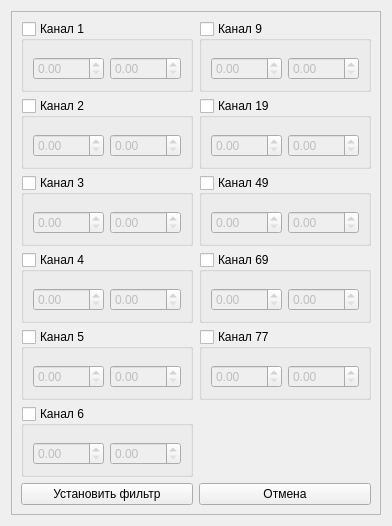
<?xml version="1.0" encoding="UTF-8"?>
<ui version="4.0">
 <class>IntervalWindow</class>
 <widget class="QWidget" name="IntervalWindow">
  <property name="geometry">
   <rect>
    <x>0</x>
    <y>0</y>
    <width>356</width>
    <height>457</height>
   </rect>
  </property>
  <property name="windowTitle">
   <string>Диапазон значений</string>
  </property>
  <layout class="QGridLayout" name="gridLayout">
   <item row="0" column="0">
    <widget class="QFrame" name="frame">
     <property name="frameShape">
      <enum>QFrame::StyledPanel</enum>
     </property>
     <property name="frameShadow">
      <enum>QFrame::Raised</enum>
     </property>
     <layout class="QGridLayout" name="gridLayout_4">
      <item row="2" column="1">
       <widget class="QGroupBox" name="groupBox_9">
        <property name="sizePolicy">
         <sizepolicy hsizetype="Preferred" vsizetype="Fixed">
          <horstretch>0</horstretch>
          <verstretch>0</verstretch>
         </sizepolicy>
        </property>
        <property name="title">
         <string>Канал 49</string>
        </property>
        <property name="checkable">
         <bool>true</bool>
        </property>
        <property name="checked">
         <bool>false</bool>
        </property>
        <layout class="QHBoxLayout" name="horizontalLayout_3">
         <property name="topMargin">
          <number>16</number>
         </property>
         <item>
          <widget class="QDoubleSpinBox" name="doubleSpinBox_18">
           <property name="maximum">
            <double>1000.000000000000000</double>
           </property>
          </widget>
         </item>
         <item>
          <widget class="QDoubleSpinBox" name="doubleSpinBox_17">
           <property name="maximum">
            <double>1000.000000000000000</double>
           </property>
          </widget>
         </item>
        </layout>
       </widget>
      </item>
      <item row="3" column="1">
       <widget class="QGroupBox" name="groupBox_10">
        <property name="sizePolicy">
         <sizepolicy hsizetype="Preferred" vsizetype="Fixed">
          <horstretch>0</horstretch>
          <verstretch>0</verstretch>
         </sizepolicy>
        </property>
        <property name="title">
         <string>Канал 69</string>
        </property>
        <property name="checkable">
         <bool>true</bool>
        </property>
        <property name="checked">
         <bool>false</bool>
        </property>
        <layout class="QGridLayout" name="gridLayout_3">
         <property name="topMargin">
          <number>16</number>
         </property>
         <item row="0" column="0">
          <widget class="QDoubleSpinBox" name="doubleSpinBox_19">
           <property name="maximum">
            <double>1000.000000000000000</double>
           </property>
          </widget>
         </item>
         <item row="0" column="1">
          <widget class="QDoubleSpinBox" name="doubleSpinBox_20">
           <property name="maximum">
            <double>1000.000000000000000</double>
           </property>
          </widget>
         </item>
        </layout>
       </widget>
      </item>
      <item row="7" column="0">
       <widget class="QGroupBox" name="groupBox_6">
        <property name="title">
         <string>Канал 6</string>
        </property>
        <property name="checkable">
         <bool>true</bool>
        </property>
        <property name="checked">
         <bool>false</bool>
        </property>
        <layout class="QHBoxLayout" name="horizontalLayout_7">
         <property name="topMargin">
          <number>16</number>
         </property>
         <item>
          <widget class="QDoubleSpinBox" name="doubleSpinBox_11">
           <property name="maximum">
            <double>1000.000000000000000</double>
           </property>
          </widget>
         </item>
         <item>
          <widget class="QDoubleSpinBox" name="doubleSpinBox_12">
           <property name="maximum">
            <double>1000.000000000000000</double>
           </property>
          </widget>
         </item>
        </layout>
       </widget>
      </item>
      <item row="4" column="1">
       <widget class="QGroupBox" name="groupBox_11">
        <property name="title">
         <string>Канал 77</string>
        </property>
        <property name="checkable">
         <bool>true</bool>
        </property>
        <property name="checked">
         <bool>false</bool>
        </property>
        <layout class="QGridLayout" name="gridLayout_2">
         <property name="topMargin">
          <number>16</number>
         </property>
         <item row="0" column="0">
          <widget class="QDoubleSpinBox" name="doubleSpinBox_21">
           <property name="maximum">
            <double>1000.000000000000000</double>
           </property>
          </widget>
         </item>
         <item row="0" column="1">
          <widget class="QDoubleSpinBox" name="doubleSpinBox_22">
           <property name="maximum">
            <double>1000.000000000000000</double>
           </property>
          </widget>
         </item>
        </layout>
       </widget>
      </item>
      <item row="1" column="1">
       <widget class="QGroupBox" name="groupBox_8">
        <property name="title">
         <string>Канал 19</string>
        </property>
        <property name="checkable">
         <bool>true</bool>
        </property>
        <property name="checked">
         <bool>false</bool>
        </property>
        <layout class="QHBoxLayout" name="horizontalLayout_2">
         <property name="topMargin">
          <number>16</number>
         </property>
         <item>
          <widget class="QDoubleSpinBox" name="doubleSpinBox_15">
           <property name="maximum">
            <double>1000.000000000000000</double>
           </property>
          </widget>
         </item>
         <item>
          <widget class="QDoubleSpinBox" name="doubleSpinBox_16">
           <property name="maximum">
            <double>1000.000000000000000</double>
           </property>
          </widget>
         </item>
        </layout>
       </widget>
      </item>
      <item row="0" column="1">
       <widget class="QGroupBox" name="groupBox_7">
        <property name="sizePolicy">
         <sizepolicy hsizetype="Preferred" vsizetype="Fixed">
          <horstretch>0</horstretch>
          <verstretch>0</verstretch>
         </sizepolicy>
        </property>
        <property name="title">
         <string>Канал 9</string>
        </property>
        <property name="checkable">
         <bool>true</bool>
        </property>
        <property name="checked">
         <bool>false</bool>
        </property>
        <layout class="QHBoxLayout" name="horizontalLayout_5">
         <property name="topMargin">
          <number>16</number>
         </property>
         <item>
          <widget class="QDoubleSpinBox" name="doubleSpinBox_13">
           <property name="maximum">
            <double>1000.000000000000000</double>
           </property>
          </widget>
         </item>
         <item>
          <widget class="QDoubleSpinBox" name="doubleSpinBox_14">
           <property name="maximum">
            <double>1000.000000000000000</double>
           </property>
          </widget>
         </item>
        </layout>
       </widget>
      </item>
      <item row="0" column="0">
       <widget class="QGroupBox" name="groupBox">
        <property name="sizePolicy">
         <sizepolicy hsizetype="Preferred" vsizetype="Fixed">
          <horstretch>0</horstretch>
          <verstretch>0</verstretch>
         </sizepolicy>
        </property>
        <property name="title">
         <string>Канал 1</string>
        </property>
        <property name="checkable">
         <bool>true</bool>
        </property>
        <property name="checked">
         <bool>false</bool>
        </property>
        <layout class="QHBoxLayout" name="horizontalLayout">
         <property name="topMargin">
          <number>16</number>
         </property>
         <item>
          <widget class="QDoubleSpinBox" name="doubleSpinBox">
           <property name="maximum">
            <double>1000.000000000000000</double>
           </property>
          </widget>
         </item>
         <item>
          <widget class="QDoubleSpinBox" name="doubleSpinBox_2">
           <property name="maximum">
            <double>1000.000000000000000</double>
           </property>
          </widget>
         </item>
        </layout>
       </widget>
      </item>
      <item row="1" column="0">
       <widget class="QGroupBox" name="groupBox_2">
        <property name="sizePolicy">
         <sizepolicy hsizetype="Preferred" vsizetype="Fixed">
          <horstretch>0</horstretch>
          <verstretch>0</verstretch>
         </sizepolicy>
        </property>
        <property name="title">
         <string>Канал 2</string>
        </property>
        <property name="checkable">
         <bool>true</bool>
        </property>
        <property name="checked">
         <bool>false</bool>
        </property>
        <layout class="QHBoxLayout" name="horizontalLayout_4">
         <property name="topMargin">
          <number>16</number>
         </property>
         <item>
          <widget class="QDoubleSpinBox" name="doubleSpinBox_3">
           <property name="maximum">
            <double>1000.000000000000000</double>
           </property>
          </widget>
         </item>
         <item>
          <widget class="QDoubleSpinBox" name="doubleSpinBox_4">
           <property name="maximum">
            <double>1000.000000000000000</double>
           </property>
          </widget>
         </item>
        </layout>
       </widget>
      </item>
      <item row="2" column="0">
       <widget class="QGroupBox" name="groupBox_3">
        <property name="sizePolicy">
         <sizepolicy hsizetype="Preferred" vsizetype="Fixed">
          <horstretch>0</horstretch>
          <verstretch>0</verstretch>
         </sizepolicy>
        </property>
        <property name="title">
         <string>Канал 3</string>
        </property>
        <property name="checkable">
         <bool>true</bool>
        </property>
        <property name="checked">
         <bool>false</bool>
        </property>
        <layout class="QHBoxLayout" name="horizontalLayout_6">
         <property name="topMargin">
          <number>16</number>
         </property>
         <item>
          <widget class="QDoubleSpinBox" name="doubleSpinBox_5">
           <property name="maximum">
            <double>1000.000000000000000</double>
           </property>
          </widget>
         </item>
         <item>
          <widget class="QDoubleSpinBox" name="doubleSpinBox_6">
           <property name="maximum">
            <double>1000.000000000000000</double>
           </property>
          </widget>
         </item>
        </layout>
       </widget>
      </item>
      <item row="3" column="0">
       <widget class="QGroupBox" name="groupBox_4">
        <property name="sizePolicy">
         <sizepolicy hsizetype="Preferred" vsizetype="Fixed">
          <horstretch>0</horstretch>
          <verstretch>0</verstretch>
         </sizepolicy>
        </property>
        <property name="title">
         <string>Канал 4</string>
        </property>
        <property name="checkable">
         <bool>true</bool>
        </property>
        <property name="checked">
         <bool>false</bool>
        </property>
        <layout class="QHBoxLayout" name="horizontalLayout_8">
         <property name="topMargin">
          <number>16</number>
         </property>
         <item>
          <widget class="QDoubleSpinBox" name="doubleSpinBox_7">
           <property name="maximum">
            <double>1000.000000000000000</double>
           </property>
          </widget>
         </item>
         <item>
          <widget class="QDoubleSpinBox" name="doubleSpinBox_8">
           <property name="maximum">
            <double>1000.000000000000000</double>
           </property>
          </widget>
         </item>
        </layout>
       </widget>
      </item>
      <item row="4" column="0">
       <widget class="QGroupBox" name="groupBox_5">
        <property name="sizePolicy">
         <sizepolicy hsizetype="Preferred" vsizetype="Fixed">
          <horstretch>0</horstretch>
          <verstretch>0</verstretch>
         </sizepolicy>
        </property>
        <property name="title">
         <string>Канал 5</string>
        </property>
        <property name="checkable">
         <bool>true</bool>
        </property>
        <property name="checked">
         <bool>false</bool>
        </property>
        <layout class="QHBoxLayout" name="horizontalLayout_9">
         <property name="topMargin">
          <number>16</number>
         </property>
         <item>
          <widget class="QDoubleSpinBox" name="doubleSpinBox_9">
           <property name="maximum">
            <double>1000.000000000000000</double>
           </property>
          </widget>
         </item>
         <item>
          <widget class="QDoubleSpinBox" name="doubleSpinBox_10">
           <property name="maximum">
            <double>1000.000000000000000</double>
           </property>
          </widget>
         </item>
        </layout>
       </widget>
      </item>
      <item row="8" column="1">
       <widget class="QPushButton" name="pushButton_2">
        <property name="text">
         <string>Отмена</string>
        </property>
       </widget>
      </item>
      <item row="8" column="0">
       <widget class="QPushButton" name="pushButton">
        <property name="text">
         <string>Установить фильтр</string>
        </property>
       </widget>
      </item>
     </layout>
    </widget>
   </item>
  </layout>
 </widget>
 <resources/>
 <connections/>
</ui>
